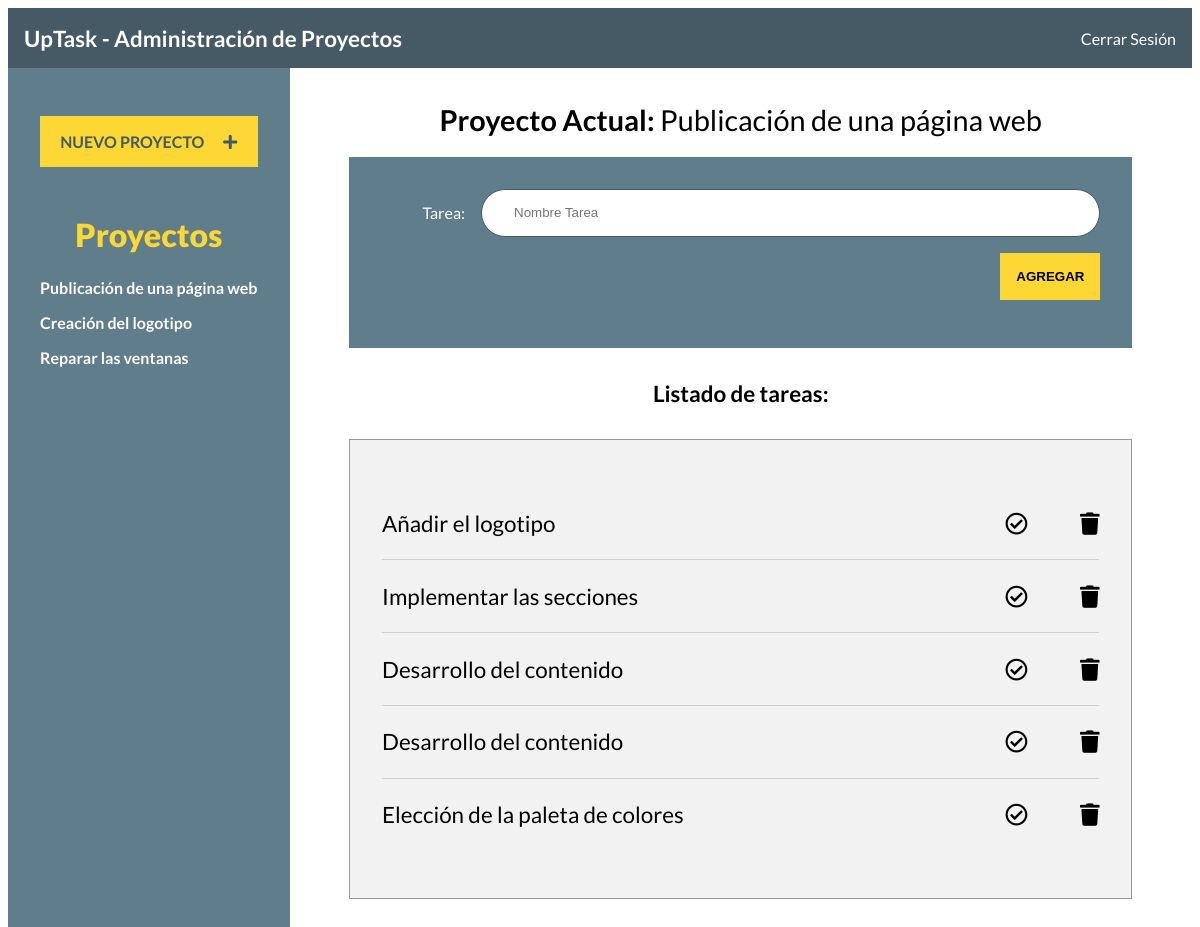
The app's page /uptask-fin/index.php?id_proyecto=1 (signed in) with its own data.
### tables this page shows
CREATE TABLE proyectos (
    id INT(11) AUTO_INCREMENT PRIMARY KEY,
    nombre VARCHAR(180)
);

CREATE TABLE tareas (
    id INT(11) AUTO_INCREMENT PRIMARY KEY,
    nombre VARCHAR(180),
    estado SMALLINT(1) DEFAULT 0,
    id_proyecto INT(11),
    FOREIGN KEY (id_proyecto) REFERENCES proyectos(id)
);

### uptask-fin/inc/funciones/funciones.php (called while the page is built)
<?php
function obtenerPaginaActual() {
    $archivo = basename($_SERVER['PHP_SELF']);
    $pagina = str_replace(".php", "", $archivo);
    return $pagina;
}
function obtenerProyectos() {
    include 'conexion.php';
    try {
        return $conn->query('SELECT id, nombre FROM proyectos');
    } catch(Exception $e) {
        echo "Error! : " . $e->getMessage();
        return false;
    }
}
function obtenerNombreProyecto($id = null) {
    include 'conexion.php';
    try {
        return $conn->query("SELECT  nombre FROM proyectos WHERE id = {$id}");
    } catch(Exception $e) {
        echo "Error! : " . $e->getMessage();
        return false;
    }
}
function obtenerTareasProyecto($id = null) {
    include 'conexion.php';
    try {
        return $conn->query("SELECT id, nombre, estado FROM tareas WHERE id_proyecto = {$id}");
    } catch(Exception $e) {
        echo "Error! : " . $e->getMessage();
        return false;
    }
}

### uptask-fin/index.php (the view, shortened to what this page needs)
<?php
    include 'inc/funciones/funciones.php';
    include 'inc/templates/header.php';
    include 'inc/templates/barra.php';
    if(isset($_GET['id_proyecto'])) {
        $id_proyecto = $_GET['id_proyecto'];
    }
?>
<div class="contenedor">
    <?php
        include 'inc/templates/sidebar.php';
    ?>
    <main class="contenido-principal">
    <?php
        $proyecto = obtenerNombreProyecto($id_proyecto);
        if($proyecto): ?>
        <h1>Proyecto Actual:
                    <?php foreach($proyecto as $nombre): ?>
                        <span><?php echo $nombre['nombre']; ?></span>
                   <?php endforeach;?>
        </h1>
        <form action="#" class="agregar-tarea">
            <div class="campo">
                <label for="tarea">Tarea:</label>
                <input type="text" placeholder="Nombre Tarea" class="nombre-tarea">
            </div>
            <div class="campo enviar">
                <input type="submit" class="boton nueva-tarea" value="Agregar">
            </div>
        </form>
        <?php
            else:
                echo "<p>Selecciona un Proyecto a la izquierda</p>";
            endif;
        ?>
        <h2>Listado de tareas:</h2>
        <div class="listado-pendientes">
            <ul>
                <?php
                    $tareas = obtenerTareasProyecto($id_proyecto);
                    if($tareas->num_rows > 0) {
                        foreach($tareas as $tarea): ?>
                            <li id="tarea:<?php echo $tarea['id'] ?>" class="tarea">
                            <p><?php echo $tarea['nombre'] ?></p>
                                <div class="acciones">
                                    <i class="far fa-check-circle <?php echo ($tarea['estado'] === '1' ? 'completo' : '') ?>"></i>
                                    <i class="fas fa-trash"></i>
                                </div>
                            </li>
                    <?php endforeach;
                    }  else {
                        echo "<p class='lista-vacia'>No hay tareas en este proyecto</p>";
                    }
                ?>
            </ul>
        </div>
    </main>
</div>
<?php
    include 'inc/templates/footer.php';
?>

### uptask-fin/inc/templates/header.php (shortened to what this page needs)
<!DOCTYPE html>
<html lang="en">
<head>
    <link rel="stylesheet" href="css/fontawesome-all.min.css">
    <link rel="stylesheet" href="https://necolas.github.io/normalize.css/8.0.0/normalize.css">
    <link rel="stylesheet" href="css/sweetalert2.min.css">
    <link rel="stylesheet" href="css/style.css">
</head>
<body class="<?php echo obtenerPaginaActual(); ?>">

### uptask-fin/inc/templates/barra.php
<div class="barra">
    <h1>UpTask - Administración de Proyectos</h1>
    <a href="login.php?cerrar_sesion=true">Cerrar Sesión</a>
</div>

### uptask-fin/inc/templates/sidebar.php
<aside class="contenedor-proyectos">
    <div class="panel crear-proyecto">
        <a href="#" class="boton">Nuevo Proyecto <i class="fas fa-plus"></i> </a>
    </div>
    <div class="panel lista-proyectos">
        <h2>Proyectos</h2>
        <ul id="proyectos">
            <?php
                $proyectos = obtenerProyectos();
                if($proyectos) {
                    foreach($proyectos as $proyecto) { ?>
                        <li>
                            <a href="index.php?id_proyecto=<?php echo $proyecto['id'] ?>" id="proyecto:<?php echo $proyecto['id'] ?>">
                                <?php echo $proyecto['nombre'] ?>
                            </a>
                        </li>
            <?php   }
                }
            ?>
        </ul>
    </div>
</aside>

### uptask-fin/inc/templates/footer.php (shortened to what this page needs)
</body>
</html>

### uptask-fin/css/style.css (style rules this page uses)
html { box-sizing: border-box; height: 100%; }
*, *:before, *:after { box-sizing: inherit; }
body { font-family: 'Lato', sans-serif; min-height: 100%; }
.campo { display: flex; margin-bottom: 1rem; align-items: center; }
.campo label { flex: 0 0 100px; text-align: right; padding-right: 1rem; }
.campo input[type="text"], .campo input[type="password"] { height: 3rem; border: 0; flex: 1; border: 1px solid #455A64; border-radius: 5rem; padding-left: 2rem; }
.enviar { justify-content: flex-end; }
.boton { background-color: #FDD835; text-align: center; transition: background-color .5s ease-in-out; display: block; padding: 1rem; text-transform: uppercase; font-weight: 400; border: none; font-weight: 900; }
body.index { height: 100vh; }
.barra { background-color: #455A64; padding: 1rem; height: 60px; display: flex; justify-content: space-between; align-items: center; }
.barra h1 { color: white; margin:0; font-size: 1.4rem; }
.barra a { color: white; text-decoration: none; }
.contenedor-proyectos { min-height: 100vh; max-width: 300px; background-color: #607D8B; padding-top: 1rem; }
.panel { padding: 1rem; margin: 1rem; }
.panel a { color: white; font-weight: bold; text-decoration: none; }
.panel h2 { color: #FDD835; font-weight: 900; text-align: center; font-size: 2rem; margin: 0; }
.crear-proyecto i { margin-left: 1rem; }
.crear-proyecto a { color: #455A64; }
.lista-proyectos ul { list-style: none; padding: 1.5rem 0 0 0; margin: 0; }
.lista-proyectos ul li { margin-bottom: 1rem; }
.contenedor { display: flex; height: calc( 100% - 60px); }
.contenido-principal { flex: 1; padding: 1rem; overflow: scroll; }
.contenido-principal h1, .contenido-principal h2 { text-align: center; }
.contenido-principal h1 { font-size: 1.8rem; }
.contenido-principal h2 { font-size: 1.4rem; margin-top: 2rem; }
.contenido-principal h1 span { font-weight: 400; }
.agregar-tarea { max-width: 800px; width: 90%; background-color: #607D8B; margin: 0 auto; padding: 2rem; color: white; transition: background-color .5s ease-in-out; }
.listado-pendientes { background-color: #F2F2F2; max-width: 800px; width: 90%; margin: 2rem auto 0 auto; padding: 2rem; border: 1px solid #999; }
.listado-pendientes ul { padding: 0; list-style: none; }
.listado-pendientes ul li { display: flex; align-items: center; justify-content: space-between; font-size: 1.4rem; border-bottom: 1px solid #d1d1d1; }
.listado-pendientes ul li:last-of-type { border-bottom: none; }
.listado-pendientes ul li i { cursor: pointer; }
.acciones i:last-child { margin-left: 3rem; }

### records on screen
proyectos: nombre "Publicación de una página web"
proyectos: nombre "Creación del logotipo"
proyectos: nombre "Reparar las ventanas"
tareas: nombre "Añadir el logotipo", estado 0 (drawn)
tareas: nombre "Implementar las secciones", estado 0 (drawn)
tareas: nombre "Desarrollo del contenido", estado 0 (drawn)
tareas: nombre "Desarrollo del contenido", estado 0 (drawn)
tareas: nombre "Elección de la paleta de colores", estado 0 (drawn)
